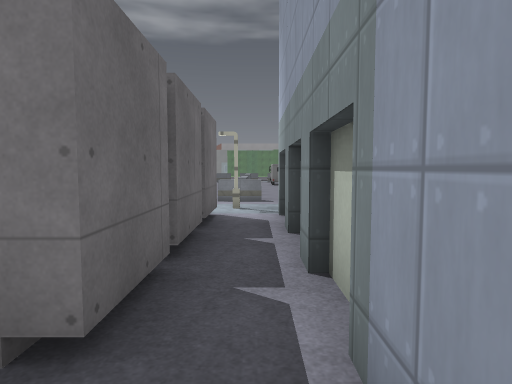
View 1 (above)

24 first-person views from a walk through a Godot game level. The camera is 1.5 m above the floor, tilts 4° down and sees 75° across. The floor is counted in squares, 1.5 m on a side. Each view is taken from the middle of a square. On the plan, view 1 faces up. The plan holds only what a view shows up to about 13 squares ahead; the rest is blank. The place goes on beyond the plan. Characters and animated objects are left out. Some surface patterns are stand-ins.

View 2
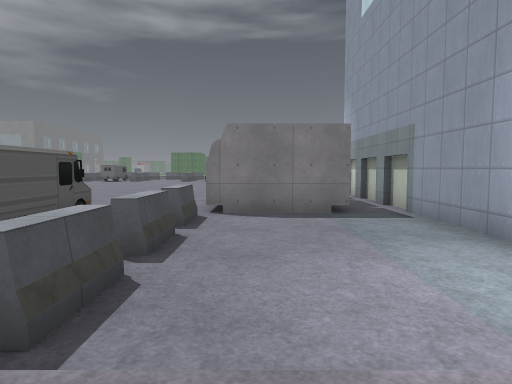

View 3
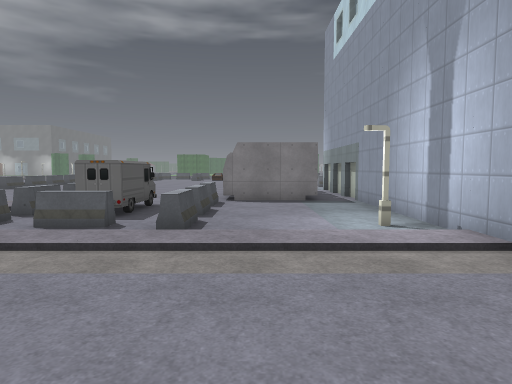

View 4
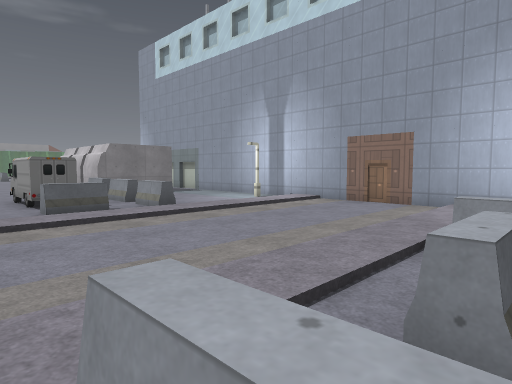

View 5
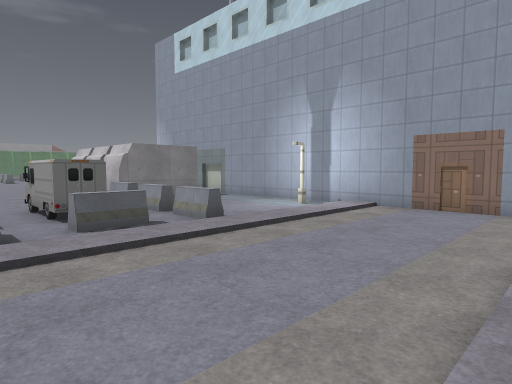

View 6
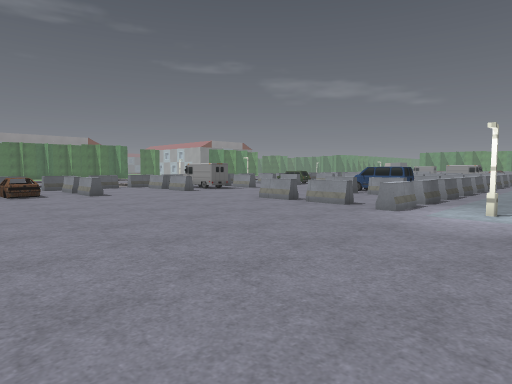

View 7
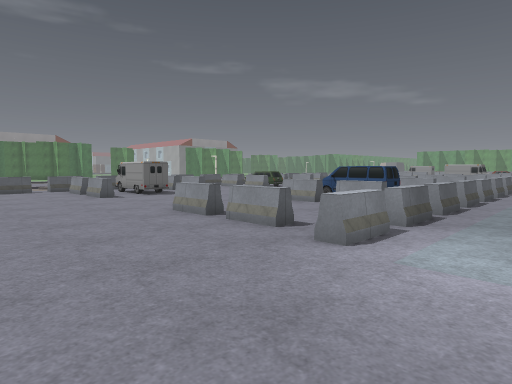

View 8
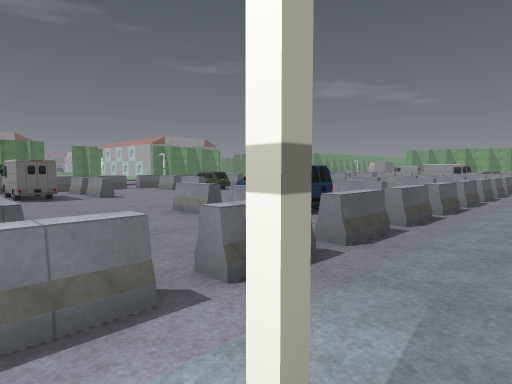

View 9
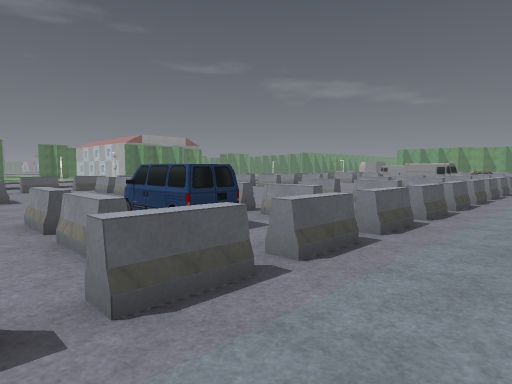

View 10
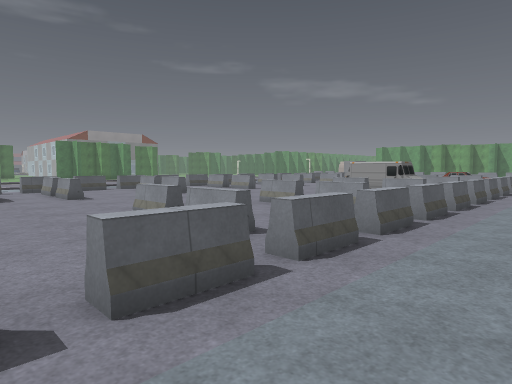

View 11
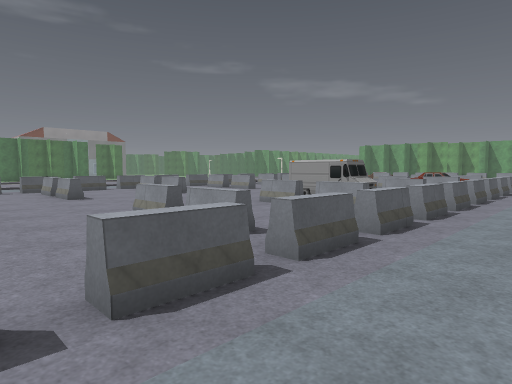

View 12
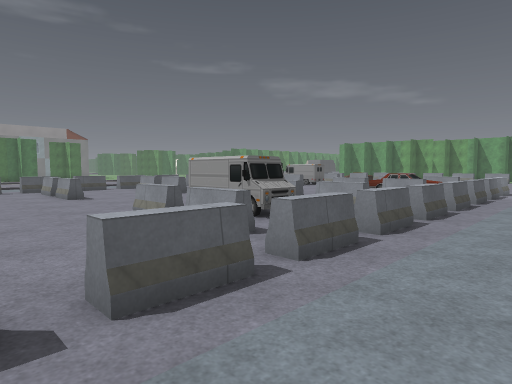

View 13
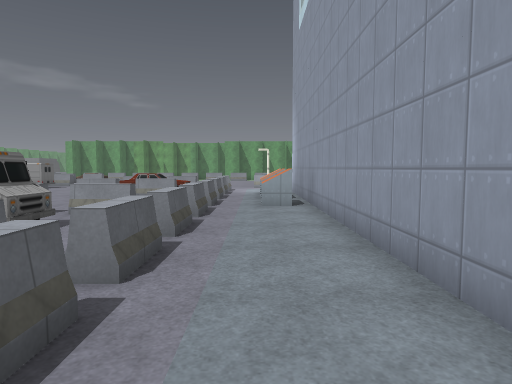

View 14
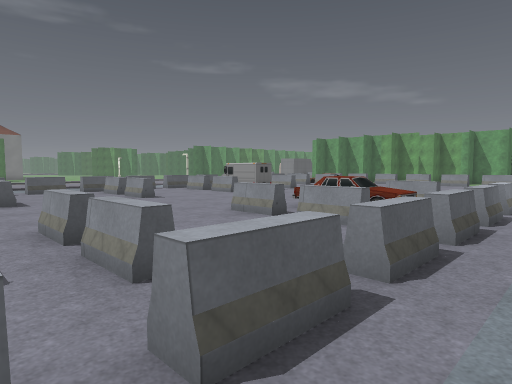

View 15
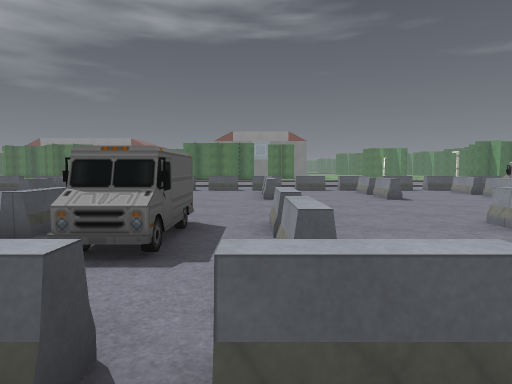

View 16
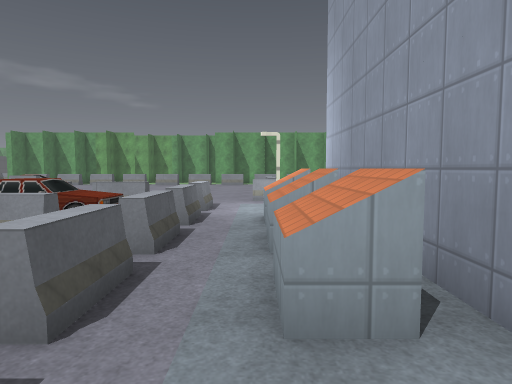

View 17
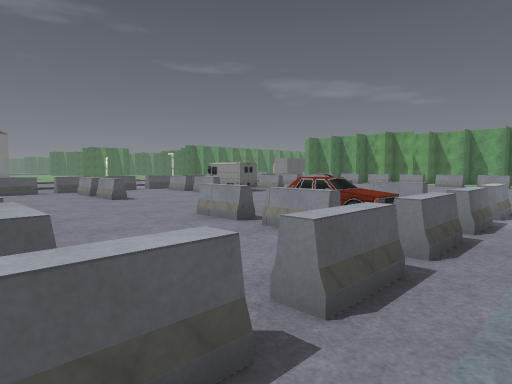

View 18
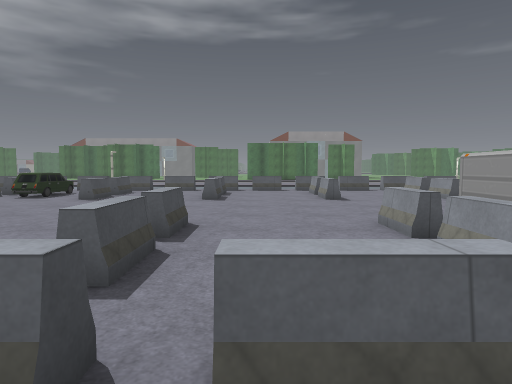

View 19
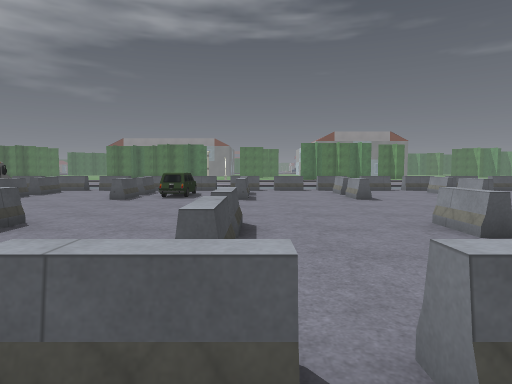

View 20
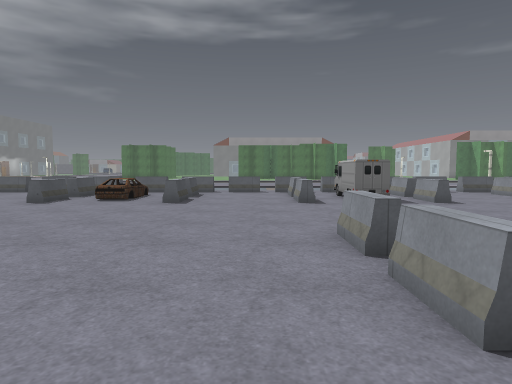

View 21
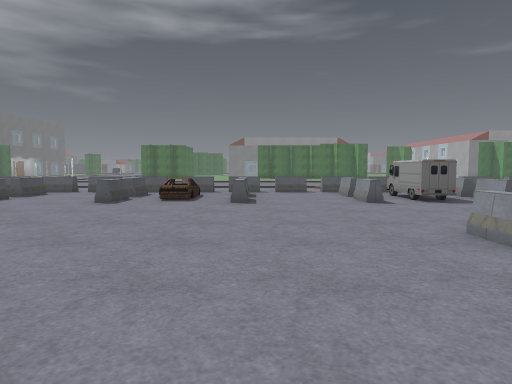

View 22
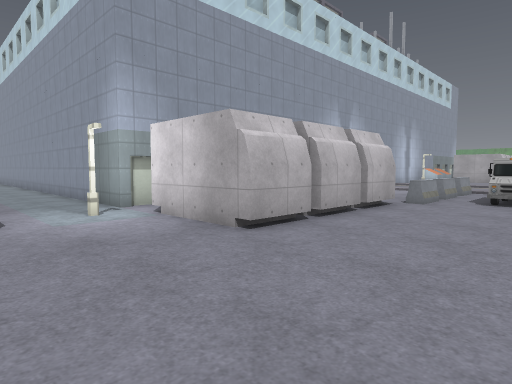

View 23
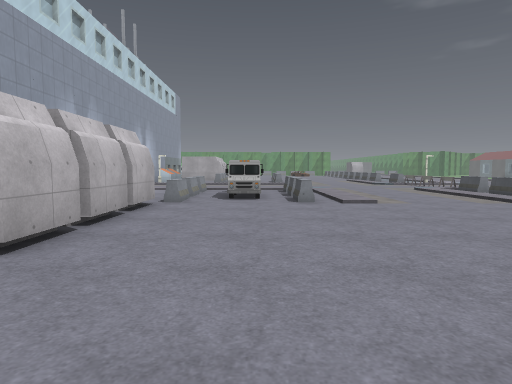

View 24
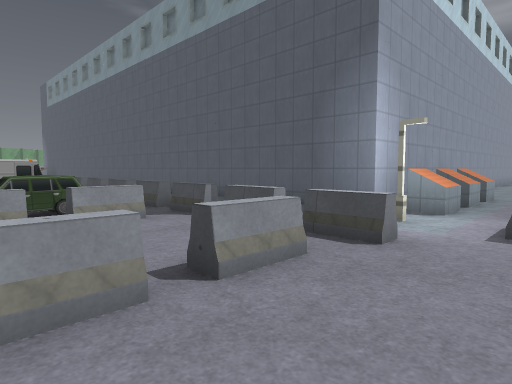

### Floor plan
Key: @ floor where view 1 was taken; # wall or solid block; x gap in a wall; . main floor; : floor 0.25 m higher than the main floor; + floor 0.75 m higher than the main floor; = window, fence, low wall or low ledge; ^ raised ledge; T truck; C car; O other object.
Columns run from 9 left of view 1 to 38 right of it. Each row starts with its distance up from view 1.
 23  x ..x...=   x...= ..x ..x ..x   x...x
 22  =CC.x...=CC.x...=C..x...x...x...x...x...=O
 21 .=CC.x...=CC.x...=C..x...x...x...x...x...=
 20 .=...=...=CC.=...=...=...=...=...=...=...=
 19 ........................................
 18 ........................................
 17 .............. ............... ..........
 16 .............. ............... ..........
 15  ........=...=   =...=...=...=CC.=...=..
 14  ........x...=CC x...x...x...=CC.x...x+C
 13  ........x...=CC.x...x...x...=CC.x...x C x
 12  ........=...=...=...=...=...=...=...= C =
 11 ......................................     ... .
 10 ........==xxxxxxxxxxxxxxxxxxxxxxxxxxxxxx==.....
  9 ..................................^^^^^^...=....
  8 .........#........ ... ...........^^^^^^.#.=xxx=
  7 .....####.#######          #############  .x..
  6 .....T  #.#                            #   x..
  5 .....#  #.#                            #   =.
  4 .....T  #.#                            #   ====
  3 .....## #.#                            #   = CC
  2 .....T###.#                            #   = CC
  1 .=...=....#                            #   =
  0 .=CC.x...@#                            #   =
 -1 .=CC.x....#                                =CC
 -2 .=CC.x....#                                =
 -3  =...x....#                                =
 -4  =x=.=....#
 -5  :::::::::#
 -6 ..........#
 -7 ..........#
 -8 ..........#
 -9 ..........#
-10 ::::::::::#
-11 .=...=    #
-12 .===

Positions as (right, up) in squares from view 1, and headings:
1: (0, 0), facing up
2: (-3, -6), facing up
3: (-3, -10), facing up
4: (-9, -12), facing up-right
5: (-9, -10), facing up-right
6: (-9, 7), facing up-right
7: (-5, 8), facing up-right
8: (-1, 8), facing up-right
9: (2, 8), facing up-right
10: (8, 8), facing up-right
11: (12, 8), facing up-right
12: (16, 8), facing up-right
13: (16, 9), facing right
14: (22, 9), facing up-right
15: (23, 9), facing up
16: (23, 9), facing right
17: (23, 9), facing up-right
18: (17, 9), facing up
19: (12, 9), facing up
20: (-2, 10), facing up
21: (-4, 10), facing up
22: (-8, 11), facing down-right
23: (-7, 11), facing down
24: (38, 11), facing down-left
